Frame 1 (no input): blank canvas, image omitted
Frame 60 (no input): blank canvas, image omitted
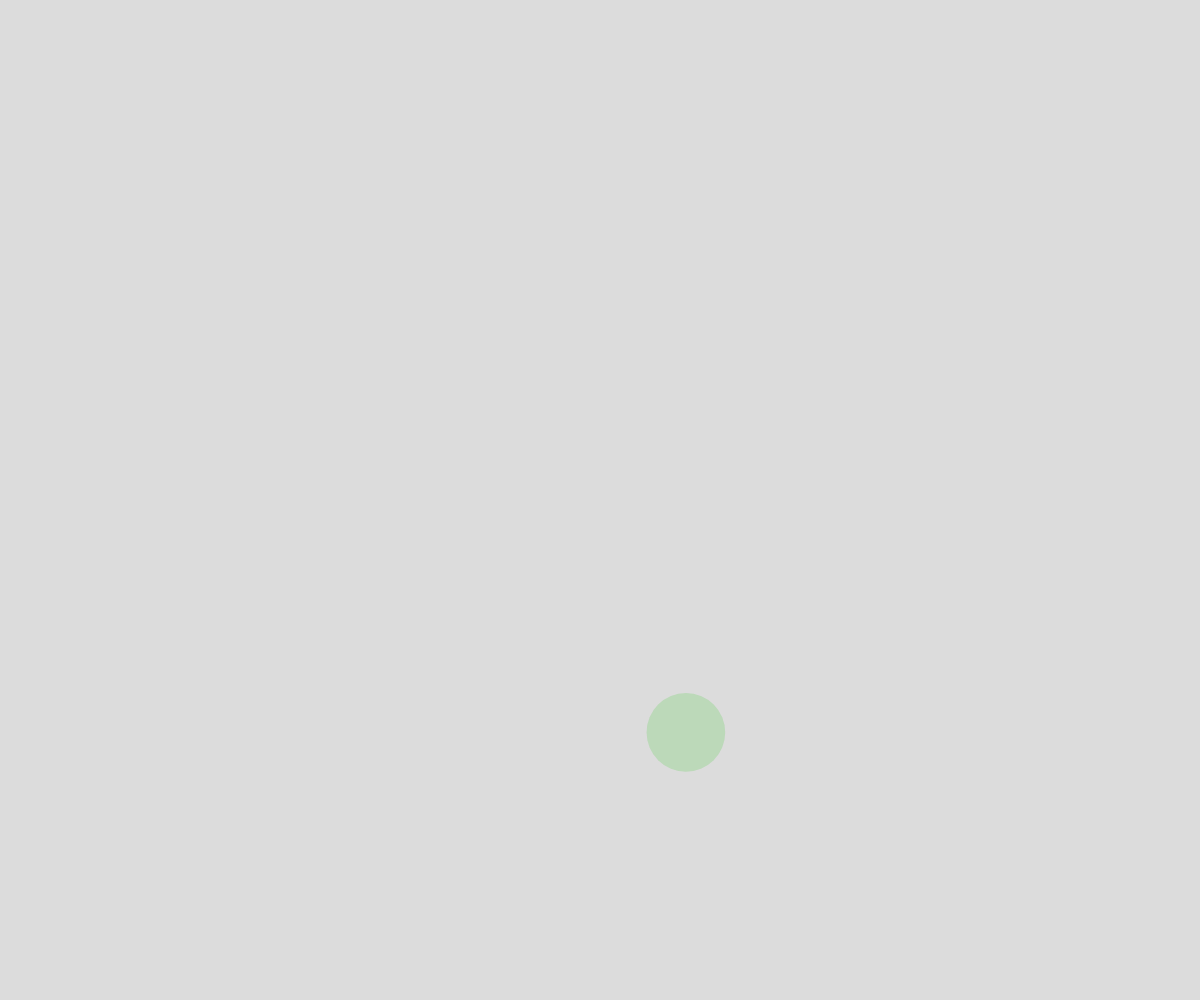
Frame 120 (the mouse pressed at the canvas centre since frame 60)

The p5.js sketch whose frames 1 and 60 were blank and that drew this single picture after the mouse press (run headless with seeded random() and noise() and a simulated clock; from frame 60 on, the mouse is pressed at the canvas centre):

// p5.js sketch
// ── sketch.js
// Bouncung balls
// Array demo

let theBouncingBalls =[];

function setup() {
  createCanvas(windowWidth, windowHeight);
}

function draw() {
  background(220);
  moveBall();
  displayBall();
}

function mousePressed(){
  let ball = {
    x: mouseX,
    y: mouseY,
    diameter: random(25, 100),
    dx: random(5,.5),
    dy: random(5,.5),
    theColor: color(random(255), random(255), random(255), random(255)),
 };

 theBouncingBalls.push(ball);
}

function moveBall(){
  for (let ball of theBouncingBalls){
    ball.x+=ball.dx;
    ball.y+= ball.dy;

    if (ball.x + ball.diameter >= width || ball.x - ball.diameter/3 <=0){
    ball.dx *=-1;
    }
    if (ball.y + ball.diameter >= height || ball.y - ball.diameter/3 <=0){
      ball.dy *=-1;
    }
  }
}

function displayBall(){
  for (let ball of theBouncingBalls){
    noStroke();
    fill(ball.theColor);
    ellipse(ball.x, ball.y, ball.diameter, ball.diameter);
  }
}
